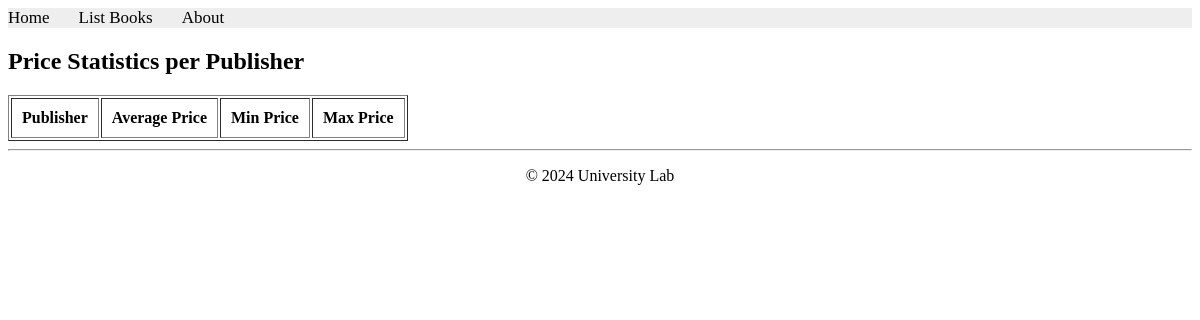
Page /books/lab9/task4/ on the earlier database version.
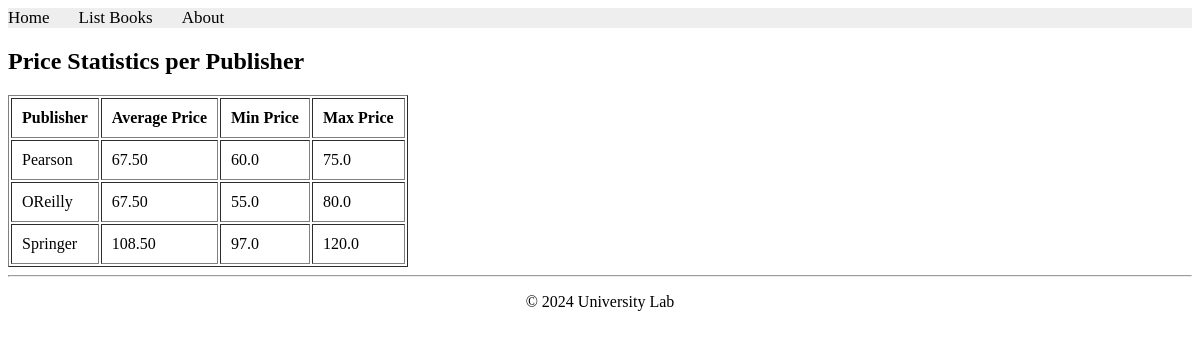
Same page on the later database version.
### apps/bookmodule/models.py (models this page shows)
class Publisher(models.Model):
    name = models.CharField(max_length=200)
    location = models.CharField(max_length=300)

### apps/bookmodule/views.py (the view)
# urls.py: path('lab9/task4/', views.lab9_task4, name="lab9_task4"),
def lab9_task4(request):
    from django.db.models import Avg, Min, Max
    publishers = Publisher.objects.annotate(
        avg_price=Avg('book__price'),
        min_price=Min('book__price'),
        max_price=Max('book__price')
    )
    return render(request, 'bookmodule/lab9_task4.html', {'publishers': publishers})

### apps/templates/bookmodule/lab9_task4.html (shortened to what this page needs)
{% extends "layouts/base.html" %}
{% block content %}
<h2>Price Statistics per Publisher</h2>
<table border="1" cellpadding="10">
    <tr>
        <th>Publisher</th>
        <th>Average Price</th>
        <th>Min Price</th>
        <th>Max Price</th>
    </tr>
    {% for pub in publishers %}
    <tr>
        <td>{{ pub.name }}</td>
        <td>{{ pub.avg_price|floatformat:2 }}</td>
        <td>{{ pub.min_price }}</td>
        <td>{{ pub.max_price }}</td>
    </tr>
    {% endfor %}
</table>
{% endblock %}

Differences in the rows shown:
added Publisher: name "Pearson", avg_price "67.50", min_price "60.0", max_price "75.0"
added Publisher: name "OReilly", avg_price "67.50", min_price "55.0", max_price "80.0"
added Publisher: name "Springer", avg_price "108.50", min_price "97.0", max_price "120.0"
